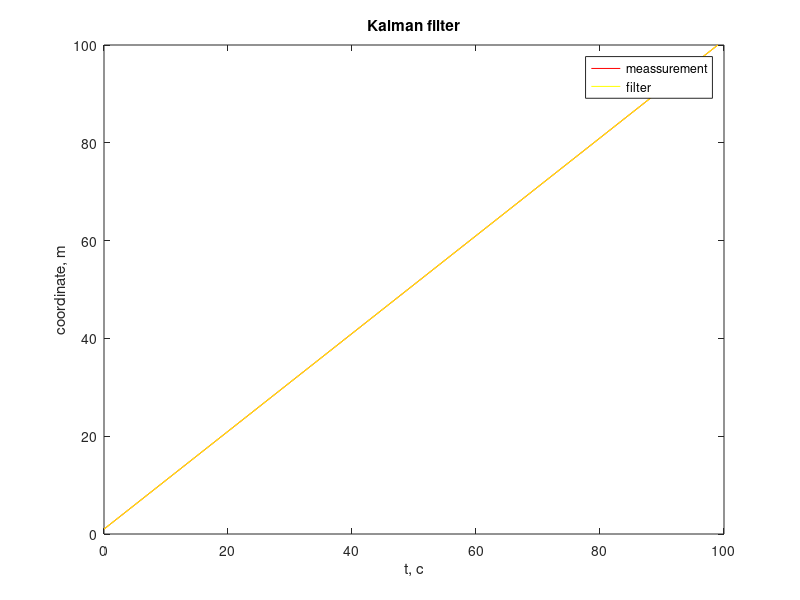

MATLAB code for this plot:
%% Kalman Filter
% Filtering the measured parameter
% using MATLAB(R).
%% Basic data
% $$z_k = x_k + h_k$$
%
% *z[2]* - observation data
%
% *w[2]* - measuring error
%
% *x[2]* - our hidden variable, which we want to filter;
% *x(1)* - coordinate;
% *x(2)* - velocity
%
% $$x_{k+1} = Fx_k+w_k$$
%% Intitialization
x = zeros(2,100);
z = zeros(2,100);
%x = zeros(1, 100);
%z = zeros(1, 100);
sigma = 1;
sigma0 = 1;
T = 1;

k = zeros(1,100);
for i=2:100
    k(i) = k(i-1)+T;
end

F = [1 T; 0 1]
P = [sigma*sigma sigma*sigma/T;sigma*sigma/T 2*sigma*sigma/(T*T)]
%Q_k = sample_gaussian(0, Q, 99);
%H = [1 0; 0 1]
H = [1 0]
%R = randn(2);
R = sigma;
Q = zeros(2);
q = 0;
I = [1 0; 0 1];
%K = zeros(1,100);
%R_k = sample_gaussian(0, R, 99);

%% Test
z(:,1) = [1 8000];
z(:,2) = [2 1];
%z(1) = 1;
%z(2) = 2;
for i=1:100
    if i==1
        x(:,1) = z(:,1)
        %x(1)=z(1);
    elseif i==2
        x(1,2)=z(1,2);
        %x(2)=z(2);
        x(2,2)=(x(1,2)-x(1,1))/T;
        i
        %Kaa = 1;
        %K = 2;
        %P = [sigma0 Kaa;Kaa K]
        P
    else
        %prediction
        z(:,i) = F*z(:,i-1);
        x(:,i) = F*x(:,i-1);
        %z(i) = z(i-1)+ (z(i-1)-z(i-2))*T;
        %x(i) = x(i-1)+ (x(i-1)-x(i-2))*T;
        
        P = F*P*F'+Q;
        %sigma0 = (sigma0 + 2*Kaa*T + K*T*T);
        %Kaa = Kaa + K*T;        
        
        %correction
        K = P*H'/(H*P*H'+R);
        %W = sigma0/(sigma0+sigma);
        %Wa = Kaa/(sigma0+sigma);
        
        x(:,i) = x(:,i) + K*(z(1,i) - H*x(:,i));
        %x(i) = x(i) + W*(z(i)-x(i));
        
        i
        P = (I-K*H)*P
        %sigma0 = W*sigma;
        %Kaa = Wa*sigma;
        %K = W*K;
        %P = [sigma0 Kaa; Kaa K]
    end    
end

z_k = z(1,:);
x_k = x(1,:);
plot(k, z_k, 'r')
axis auto;
title('Kalman filter');
xlabel('t, c');
ylabel('coordinate, m');
hold on;
plot(k, x_k, 'y')
legend('meassurement', 'filter');

%x(:,:)
%z(:,:)